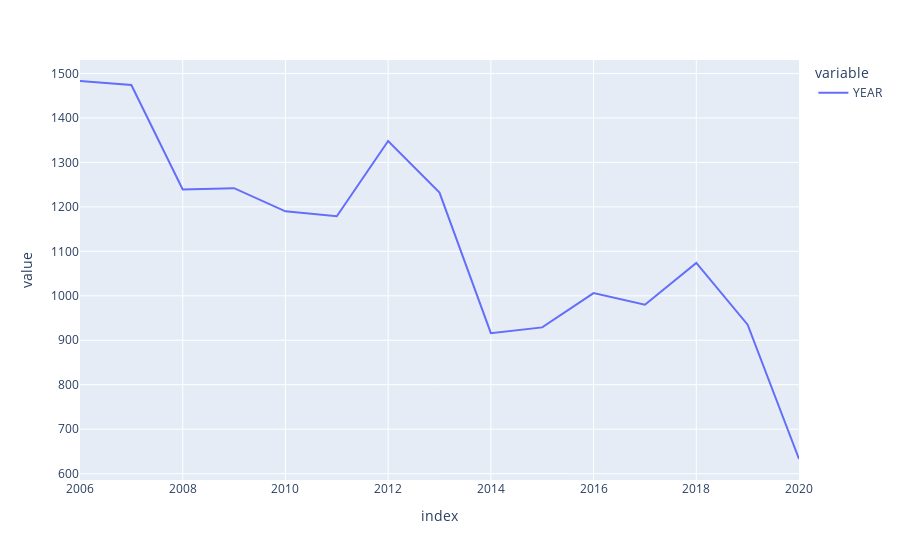

The notebook cell saved with this chart:
### Code cell
fig = px.line(sin_per_day)
fig.show()

### Figure 1 — Plotly figure (JSON) as saved in the notebook; plotly's stock layout.template omitted (floating-point values rounded to 4 significant figures)
{"data": [{"hovertemplate": "variable=YEAR<br>index=%{x}<br>value=%{y}<extra></extra>", "legendgroup": "YEAR", "line": {"color": "#636efa", "dash": "solid"}, "mode": "lines", "name": "YEAR", "orientation": "v", "showlegend": true, "type": "scatter", "x": [2006, 2007, 2008, 2009, 2010, 2011, 2012, 2013, 2014, 2015, 2016, 2017, 2018, 2019, 2020], "xaxis": "x", "y": [1483, 1474, 1239, 1242, 1190, 1179, 1348, 1232, 916, 929, 1006, 980, 1074, 935, 633], "yaxis": "y"}], "layout": {"legend": {"title": {"text": "variable"}, "tracegroupgap": 0}, "margin": {"t": 60}, "xaxis": {"anchor": "y", "domain": [0, 1], "title": {"text": "index"}}, "yaxis": {"anchor": "x", "domain": [0, 1], "title": {"text": "value"}}}}
